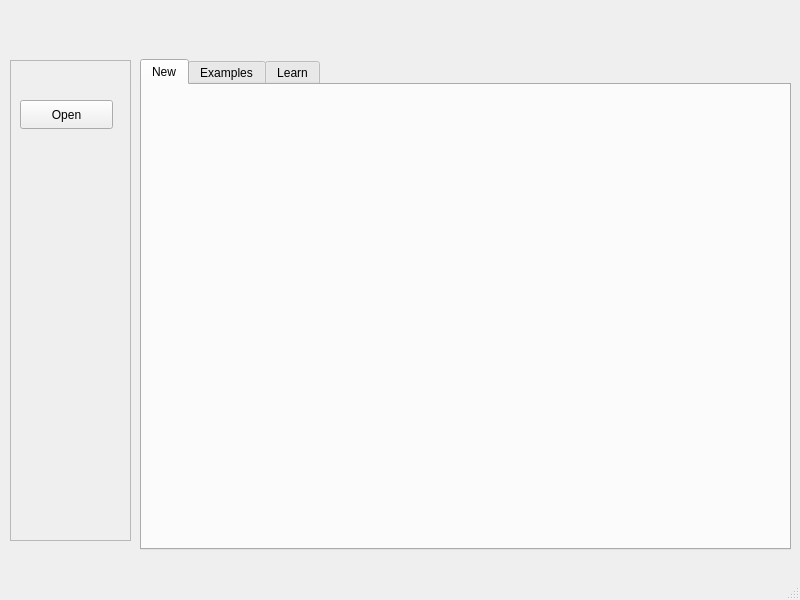
<?xml version="1.0" encoding="UTF-8"?>
<ui version="4.0">
 <class>MainWindow</class>
 <widget class="QMainWindow" name="MainWindow">
  <property name="geometry">
   <rect>
    <x>0</x>
    <y>0</y>
    <width>800</width>
    <height>600</height>
   </rect>
  </property>
  <property name="windowTitle">
   <string>MainWindow</string>
  </property>
  <widget class="QWidget" name="centralwidget">
   <widget class="QTabWidget" name="tabWidget">
    <property name="geometry">
     <rect>
      <x>140</x>
      <y>59</y>
      <width>651</width>
      <height>491</height>
     </rect>
    </property>
    <property name="currentIndex">
     <number>0</number>
    </property>
    <widget class="QWidget" name="New">
     <attribute name="title">
      <string>New</string>
     </attribute>
     <widget class="QWidget" name="widget" native="true">
      <property name="geometry">
       <rect>
        <x>10</x>
        <y>10</y>
        <width>761</width>
        <height>80</height>
       </rect>
      </property>
     </widget>
    </widget>
    <widget class="QWidget" name="Learn">
     <attribute name="title">
      <string>Examples</string>
     </attribute>
    </widget>
    <widget class="QWidget" name="Examples">
     <attribute name="title">
      <string>Learn</string>
     </attribute>
    </widget>
   </widget>
   <widget class="QFrame" name="frame">
    <property name="geometry">
     <rect>
      <x>10</x>
      <y>60</y>
      <width>121</width>
      <height>481</height>
     </rect>
    </property>
    <property name="frameShape">
     <enum>QFrame::Shape::StyledPanel</enum>
    </property>
    <property name="frameShadow">
     <enum>QFrame::Shadow::Raised</enum>
    </property>
    <widget class="QPushButton" name="pushButton">
     <property name="geometry">
      <rect>
       <x>10</x>
       <y>40</y>
       <width>93</width>
       <height>29</height>
      </rect>
     </property>
     <property name="text">
      <string>Open</string>
     </property>
    </widget>
   </widget>
  </widget>
  <widget class="QMenuBar" name="menubar">
   <property name="geometry">
    <rect>
     <x>0</x>
     <y>0</y>
     <width>800</width>
     <height>26</height>
    </rect>
   </property>
  </widget>
  <widget class="QStatusBar" name="statusbar"/>
 </widget>
 <resources/>
 <connections/>
</ui>
